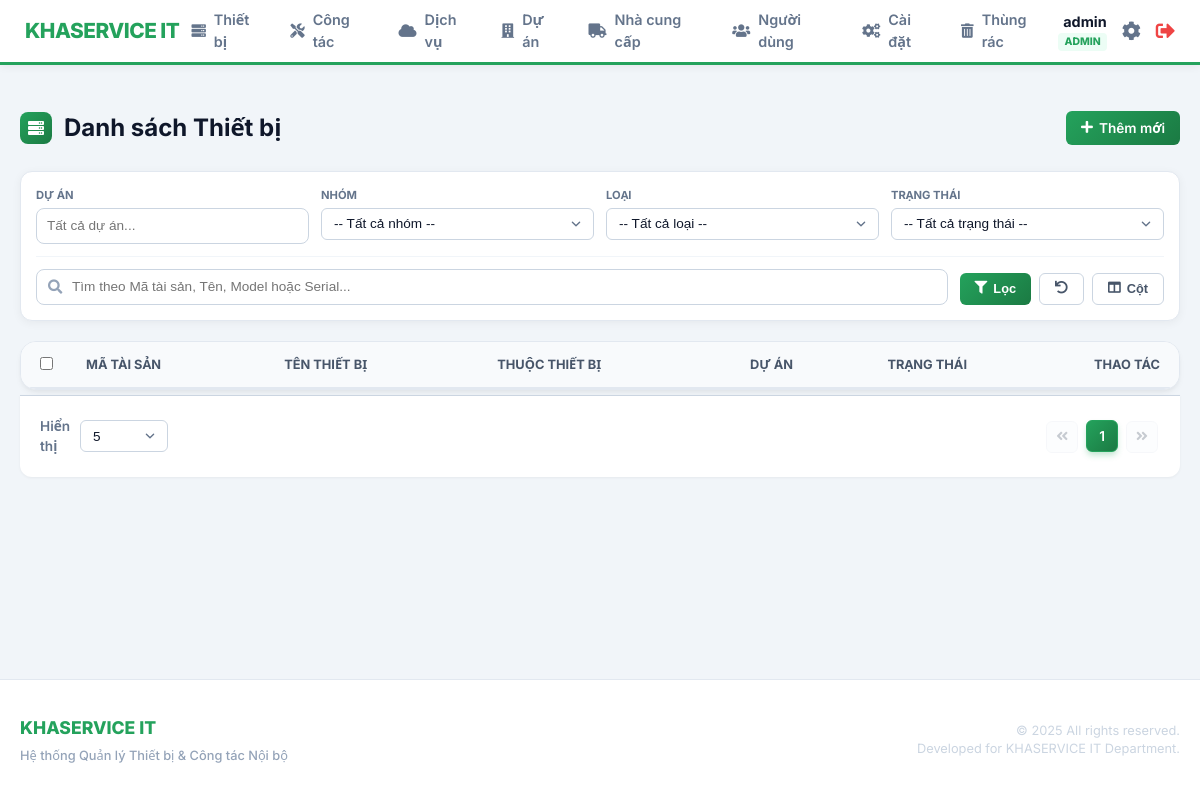
Page /index.php?page=devices/list (signed in) on the earlier database version.
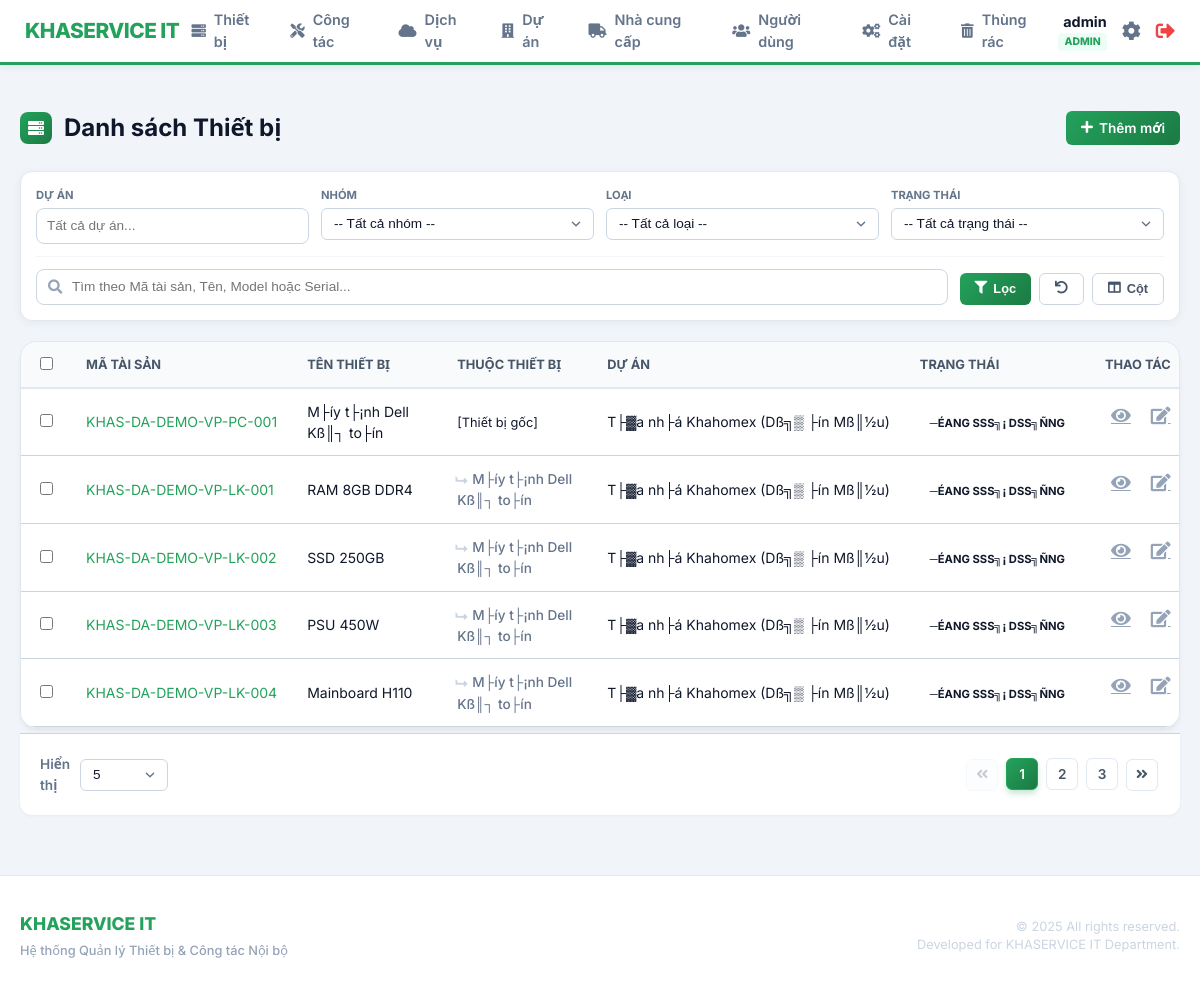
Same page on the later database version.
### tables this page shows
CREATE TABLE `devices` (
  `id` int(11) NOT NULL AUTO_INCREMENT,
  `ma_tai_san` varchar(100) NOT NULL COMMENT 'M?? t??i s???n n???i b??? (VD: KHAS-DA01-PC-001)',
  `ten_thiet_bi` varchar(255) NOT NULL COMMENT 'T??n thi???t b??? (PC l??? t??n, UPS barrier...)',
  `nhom_thiet_bi` varchar(50) NOT NULL COMMENT 'Nh??m thi???t b???: V??n ph??ng / B??i xe',
  `loai_thiet_bi` varchar(100) NOT NULL COMMENT 'Lo???i thi???t b???: PC, UPS, Camera, Barrier, ?????u ?????c th???...',
  `model` varchar(255) DEFAULT NULL COMMENT 'Model thi???t b???',
  `serial` varchar(255) DEFAULT NULL COMMENT 'Serial number c???a thi???t b???',
  `project_id` int(11) DEFAULT NULL COMMENT 'Thi???t b??? thu???c d??? ??n n??o',
  `parent_id` int(11) DEFAULT NULL,
  `supplier_id` int(11) DEFAULT NULL COMMENT 'Nh?? cung c???p thi???t b???',
  `ngay_mua` date DEFAULT NULL COMMENT 'Ng??y mua thi???t b???',
  `gia_mua` decimal(15,2) DEFAULT NULL COMMENT 'Gi?? mua t???i th???i ??i???m mua (VN??)',
  `bao_hanh_den` date DEFAULT NULL COMMENT 'Ng??y h???t h???n b???o h??nh',
  `trang_thai` varchar(50) DEFAULT '??ang s??? d???ng' COMMENT 'Tr???ng th??i: ??ang s??? d???ng / H???ng / Thanh l??',
  `ghi_chu` text DEFAULT NULL COMMENT 'Ghi ch?? kh??c',
  `created_at` timestamp NOT NULL DEFAULT current_timestamp() COMMENT 'Ng??y t???o h??? s?? thi???t b???',
  `deleted_at` timestamp NULL DEFAULT NULL,
  PRIMARY KEY (`id`),
  UNIQUE KEY `ma_tai_san` (`ma_tai_san`),
  KEY `idx_device_parent` (`parent_id`)
);

CREATE TABLE `projects` (
  `id` int(11) NOT NULL AUTO_INCREMENT,
  `ma_du_an` varchar(50) NOT NULL COMMENT 'M?? d??? ??n n???i b??? (VD: DA01, DA02)',
  `ten_du_an` varchar(255) NOT NULL COMMENT 'T??n d??? ??n / chung c??',
  `dia_chi_duong` varchar(255) DEFAULT NULL,
  `dia_chi_phuong_xa` varchar(100) DEFAULT NULL,
  `dia_chi_tinh_tp` varchar(100) DEFAULT NULL,
  `dia_chi` text DEFAULT NULL COMMENT '?????a ch??? d??? ??n',
  `loai_du_an` varchar(100) DEFAULT NULL COMMENT 'Lo???i d??? ??n (Chung c??, V??n ph??ng...)',
  `ghi_chu` text DEFAULT NULL COMMENT 'Ghi ch?? th??m',
  `deleted_at` timestamp NULL DEFAULT NULL,
  PRIMARY KEY (`id`)
);

### includes/auth.php (called while the page is built, shortened)
<?php
function isIT() {
    return isset($_SESSION['role']) && ($_SESSION['role'] === 'it' || $_SESSION['role'] === 'admin');
}
?>

### modules/devices/list.php (the view, shortened to what the rows shown need)
<?php
$rows_per_page = (isset($_GET['limit']) && is_numeric($_GET['limit'])) ? (int)$_GET['limit'] : 5;
$current_page  = (isset($_GET['p']) && is_numeric($_GET['p'])) ? (int)$_GET['p'] : 1;
$where_clauses = ["d.deleted_at IS NULL"];
$where_sql = !empty($where_clauses) ? ' WHERE ' . implode(' AND ', $where_clauses) : '';
$allowed_sort_columns = ['ma_tai_san' => 'd.ma_tai_san', 'ten_thiet_bi' => 'd.ten_thiet_bi', 'created_at' => 'd.created_at'];
$sort_by    = $_GET['sort_by'] ?? 'created_at';
$sort_order = strtoupper($_GET['sort_order'] ?? 'DESC');
$order_sql = " ORDER BY {$allowed_sort_columns[$sort_by]} $sort_order";
$offset = ($current_page - 1) * $rows_per_page;
$data_sql = "SELECT
                d.*,
                p.ten_du_an,
                s.ten_npp,
                parent.ten_thiet_bi as parent_name,
                parent.ma_tai_san as parent_code
             FROM devices d
             LEFT JOIN projects p ON d.project_id = p.id
             LEFT JOIN suppliers s ON d.supplier_id = s.id
             LEFT JOIN devices parent ON d.parent_id = parent.id
             $where_sql $order_sql LIMIT :limit OFFSET :offset";
$stmt = $pdo->prepare($data_sql);
$stmt->bindValue(':limit',  $rows_per_page, PDO::PARAM_INT);
$stmt->bindValue(':offset', $offset, PDO::PARAM_INT);
$stmt->execute();
$devices = $stmt->fetchAll(PDO::FETCH_ASSOC);
$statuses_config = $pdo->query("SELECT status_name, color_class FROM settings_device_statuses")->fetchAll(PDO::FETCH_KEY_PAIR);
$all_columns = [
    'ma_tai_san'    => ['label' => 'Mã Tài sản', 'default' => true],
    'ten_thiet_bi'  => ['label' => 'Tên Thiết bị', 'default' => true],
    'parent_name'   => ['label' => 'Thuộc thiết bị', 'default' => true],
    'loai_thiet_bi' => ['label' => 'Loại', 'default' => false],
    'nhom_thiet_bi' => ['label' => 'Nhóm', 'default' => false],
    'model'         => ['label' => 'Model', 'default' => false],
    'serial'        => ['label' => 'Serial', 'default' => false],
    'ten_du_an'     => ['label' => 'Dự án', 'default' => true],
    'ten_npp'       => ['label' => 'Nhà cung cấp', 'default' => false],
    'ngay_mua'      => ['label' => 'Ngày mua', 'default' => false],
    'bao_hanh_den'  => ['label' => 'Hạn BH', 'default' => false],
    'gia_mua'       => ['label' => 'Giá mua', 'default' => false],
    'trang_thai'    => ['label' => 'Trạng thái', 'default' => true],
];
?>
<div class="page-header">
    <h2><i class="fas fa-server"></i> Danh sách Thiết bị</h2>
</div>
<form action="index.php?page=devices/export" method="POST" id="devices-form">
    <div class="table-container card">
        <table class="content-table" id="devicesTable">
            <thead>
                <tr>
                    <th width="40"><input type="checkbox" id="select-all"></th>
                    <?php foreach ($all_columns as $k => $c): ?>
                        <th data-col="<?php echo $k; ?>"><?php echo htmlspecialchars($c['label']); ?></th>
                    <?php endforeach; ?>
                    <th width="100" class="text-center">Thao tác</th>
                </tr>
            </thead>
            <tbody>
                <?php foreach ($devices as $d): ?>
                    <tr>
                        <td><input type="checkbox" name="selected_devices[]" value="<?php echo $d['id']; ?>" class="row-checkbox"></td>
                        <td data-col="ma_tai_san" class="font-medium text-primary"><?php echo htmlspecialchars($d['ma_tai_san']); ?></td>
                        <td data-col="ten_thiet_bi"><?php echo htmlspecialchars($d['ten_thiet_bi']); ?></td>
                        <td data-col="parent_name">
                            <?php if ($d['parent_id']): ?>
                                <a href="index.php?page=devices/view&id=<?php echo $d['parent_id']; ?>" class="parent-link">
                                    <i class="fas fa-level-up-alt fa-rotate-90"></i> <?php echo htmlspecialchars($d['parent_name']); ?>
                                </a>
                            <?php else: ?>
                                <span class="text-muted" style="font-size: 0.8rem;">[Thiết bị gốc]</span>
                            <?php endif; ?>
                        </td>
                        <td data-col="ten_du_an"><?php echo htmlspecialchars($d['ten_du_an']); ?></td>
                        <td data-col="trang_thai">
                            <?php $cls = $statuses_config[$d['trang_thai']] ?? 'status-default'; ?>
                            <span class="badge <?php echo $cls; ?>"><?php echo htmlspecialchars($d['trang_thai']); ?></span>
                        </td>
                        <td class="actions text-center">
                            <a href="index.php?page=devices/view&id=<?php echo $d['id']; ?>" class="btn-icon"><i class="fas fa-eye"></i></a>
                            <?php if(isIT()): ?>
                                <a href="index.php?page=devices/edit&id=<?php echo $d['id']; ?>" class="btn-icon"><i class="fas fa-edit"></i></a>
                            <?php endif; ?>
                        </td>
                    </tr>
                <?php endforeach; ?>
            </tbody>
        </table>
    </div>
</form>

Differences in the rows shown:
added devices: ma_tai_san "KHAS-DA-DEMO-VP-PC-001", ten_thiet_bi "M├íy t├¡nh Dell Kß║┐ to├ín", shows "[Thiết bị gốc]", project.ten_du_an "T├▓a nh├á Khahomex (Dß╗▒ ├ín Mß║½u)", trang_thai "─ÉANG SSS╗¡ DSS╗ÑNG"
added devices: ma_tai_san "KHAS-DA-DEMO-VP-LK-001", ten_thiet_bi "RAM 8GB DDR4", devices.ten_thiet_bi "M├íy t├¡nh Dell Kß║┐ to├ín", project.ten_du_an "T├▓a nh├á Khahomex (Dß╗▒ ├ín Mß║½u)", trang_thai "─ÉANG SSS╗¡ DSS╗ÑNG"
added devices: ma_tai_san "KHAS-DA-DEMO-VP-LK-002", ten_thiet_bi "SSD 250GB", devices.ten_thiet_bi "M├íy t├¡nh Dell Kß║┐ to├ín", project.ten_du_an "T├▓a nh├á Khahomex (Dß╗▒ ├ín Mß║½u)", trang_thai "─ÉANG SSS╗¡ DSS╗ÑNG"
added devices: ma_tai_san "KHAS-DA-DEMO-VP-LK-003", ten_thiet_bi "PSU 450W", devices.ten_thiet_bi "M├íy t├¡nh Dell Kß║┐ to├ín", project.ten_du_an "T├▓a nh├á Khahomex (Dß╗▒ ├ín Mß║½u)", trang_thai "─ÉANG SSS╗¡ DSS╗ÑNG"
added devices: ma_tai_san "KHAS-DA-DEMO-VP-LK-004", ten_thiet_bi "Mainboard H110", devices.ten_thiet_bi "M├íy t├¡nh Dell Kß║┐ to├ín", project.ten_du_an "T├▓a nh├á Khahomex (Dß╗▒ ├ín Mß║½u)", trang_thai "─ÉANG SSS╗¡ DSS╗ÑNG"
Other differences:
new list line: "2"
new list line: "3"
